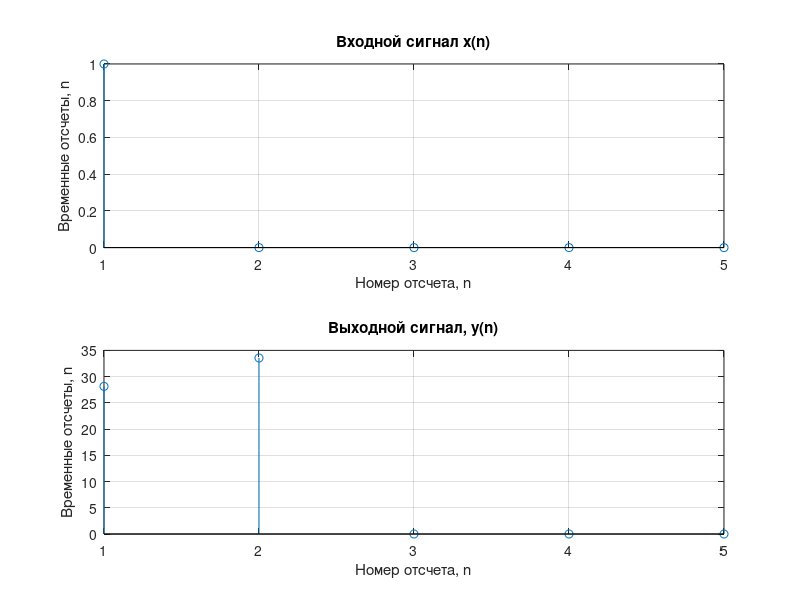
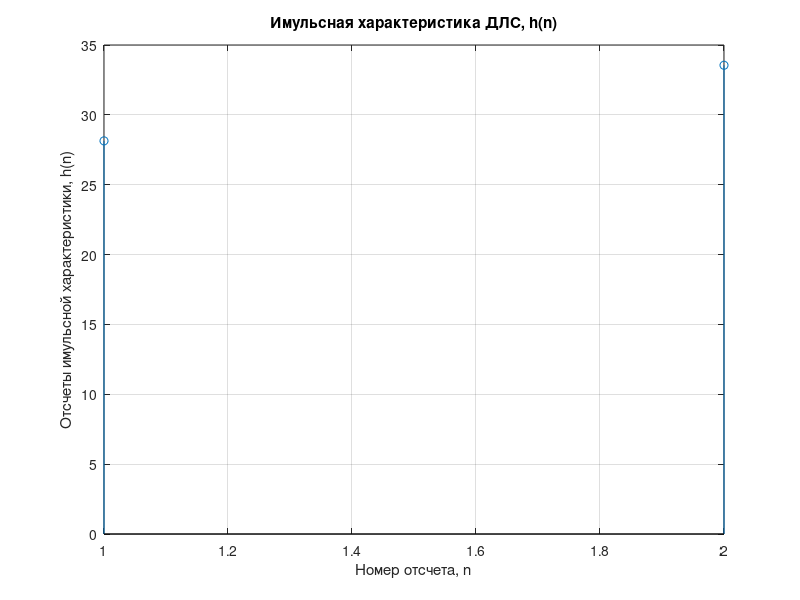
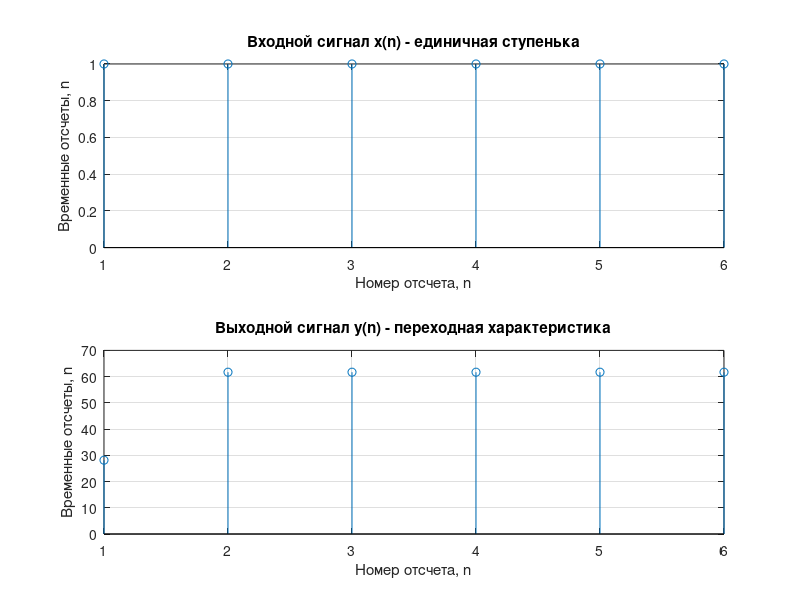
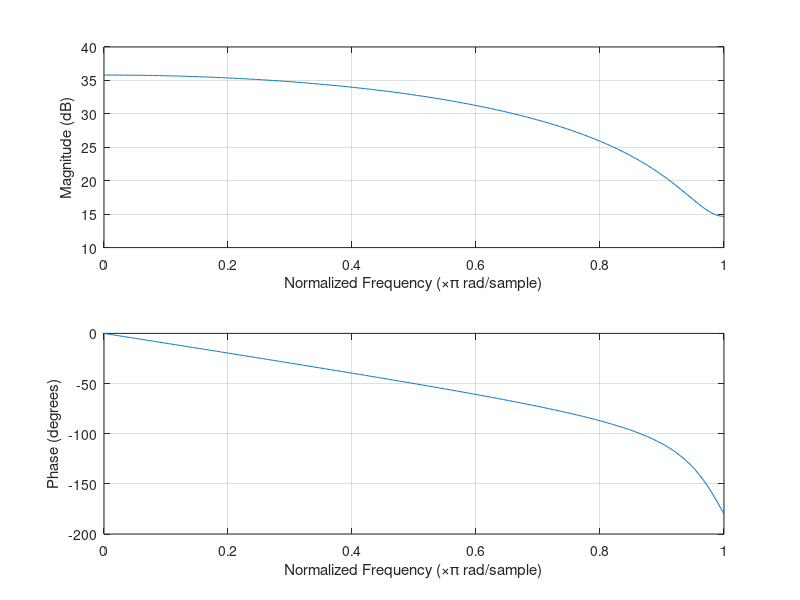

The MATLAB script that drew these images, in order:
clc;
clear all;
close all;

is_octave = exist('OCTAVE_VERSION', 'builtin') ~= 0;

if(is_octave)
    pkg load signal
end

variant = 24;
b_0 = variant + 2;
b_1 = variant + 7;
a_1 = 0.9 + 0.001 * variant

b = [b_0, b_1];
a = [a_1];
x = [1, zeros(1, 4)];
y_filter_one = filter(b, a, x);

figure
subplot(2, 1, 1);
stem(x);
title('Входной сигнал x(n)');
xlabel('Номер отсчета, n');
ylabel('Временные отсчеты, n');
grid on

subplot(2, 1, 2);
stem(y_filter_one);
title('Выходной сигнал, y(n)');
ylabel('Временные отсчеты, n');
xlabel('Номер отсчета, n');
grid on

y_impz = impz(b, a);

figure
stem(y_impz);
title('Имульсная характеристика ДЛС, h(n)');
xlabel('Номер отсчета, n');
ylabel('Отсчеты имульсной характеристики, h(n)');
grid on

x = [1 ones(1, 5)];
y_filter_step = filter(b, a, x);

figure
subplot(2, 1, 1)
stem(x)
title('Входной сигнал x(n) - единичная ступенька');
xlabel('Номер отсчета, n');
ylabel('Временные отсчеты, n');
grid on

subplot(2, 1, 2);
stem(y_filter_step);
title('Выходной сигнал y(n) - переходная характеристика');
xlabel('Номер отсчета, n');
ylabel('Временные отсчеты, n');
grid on

figure
freqz(b, a);

figure
zplane(b, a);
% [hz, hp, ht] = zplane(b, a);
